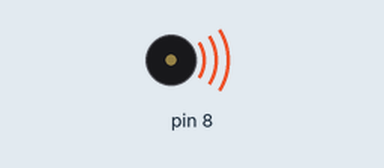
Simulated run of this sketch. Board: Arduino Uno, built with avr-gcc and run on an emulated ATmega328P. Shown: buzzer (waves = sounding).

Above: at 0.1 s.
At 5.3 s:
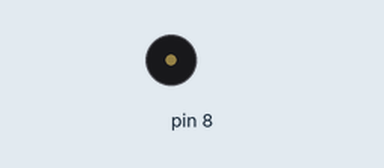
Timing chart, 0 to 6.8 s (numbered marks = the images above):
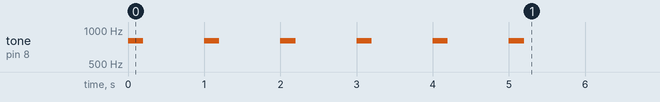

The sketch:

week03_2_for_5_times.ino
```cpp
//week03_2_for_5_times


void setup() {
  // put your setup code here, to run once:
  pinMode(8, OUTPUT);
  for(int i=0; i<5; i++){
    tone(8, 800, 200);
    delay(1000);
  }
  tone(8, 800, 200);
  delay(1000);
}

void loop() {
  // put your main code here, to run repeatedly:

}
```
